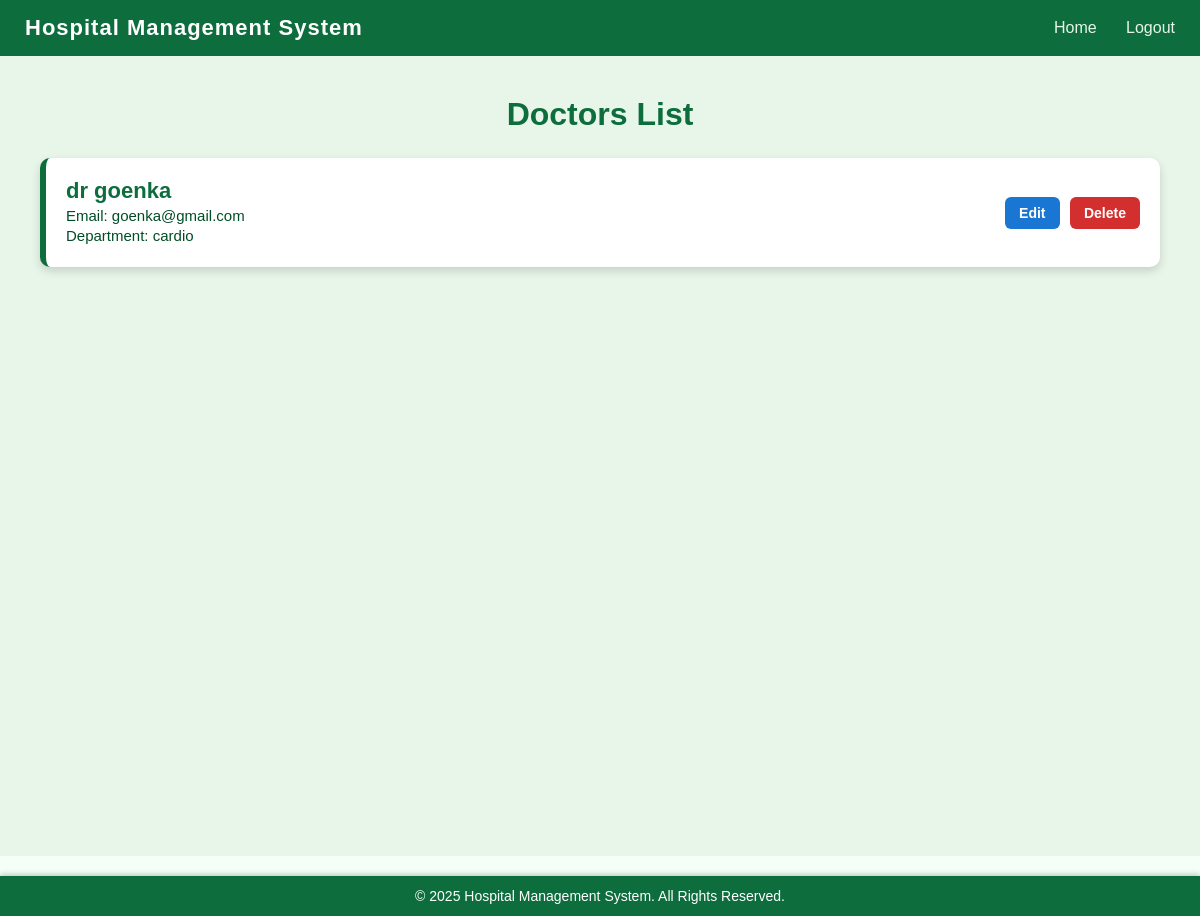
The page /admin_dashboard/view_doctor/2 (signed in) on the database as committed earlier.
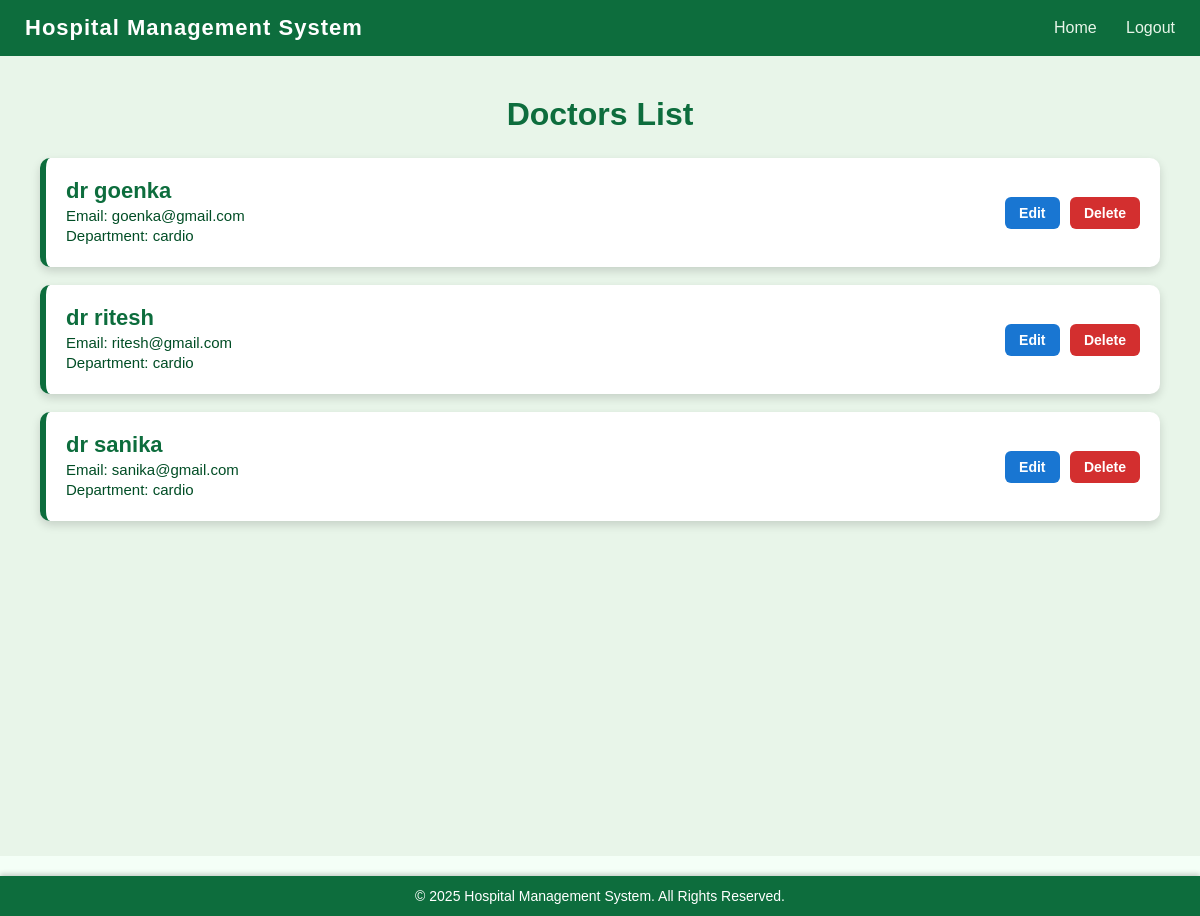
The same page on the database as committed later.
### app.py (models this page shows)
class User(db.Model):
    __tablename__='users'
    id=db.Column(db.Integer,primary_key=True)
    username=db.Column(db.String(150),unique=True,nullable=False)
    email=db.Column(db.String(150),unique=True,nullable=False)
    password=db.Column(db.String(150),nullable=False)
    role=db.Column(db.String(50),nullable=False)#eg doctor admin patient
    created_at=db.Column(db.DateTime,default=datetime.utcnow)
    department_id=db.Column(db.Integer,db.ForeignKey('departments.id'),nullable=True)
    department=db.relationship("Department",back_populates="doctors")
    experience=db.Column(db.Integer,nullable=True)
    qualifications=db.Column(db.String(250),nullable=True)
    blacklisted=db.Column(db.Boolean, default=False)
    availabilities = db.relationship('DoctorAvailability', back_populates='doctor', cascade="all, delete-orphan")

class Department(db.Model):
    __tablename__='departments'
    id=db.Column(db.Integer,primary_key=True)
    department_name=db.Column(db.String(100),unique=True,nullable=False)
    description=db.Column(db.Text,nullable=True)
    doctors=db.relationship("User",back_populates="department")

### app.py (the view)
@app.route('/admin_dashboard/view_doctor/<int:dept_id>')
def view_dct(dept_id):
    doctors=User.query.filter_by(department_id=dept_id)
    return render_template('view_doctor.html',doctors=doctors)

### templates/view_doctor.html (shortened to what this page needs)
{% extends "base.html" %}
{% block content %}
<div class="page-container">
    <h1 class="page-title">Doctors List</h1>
    {% for doc in doctors %}
    <div class="doctor-card">
        <div class="doctor-info">
            <h3>{{ doc.username }}</h3>
            <p>Email: {{ doc.email }}</p>
            <p>Department: {{ doc.department.department_name }}</p>
        </div>
        <div class="action-buttons">
            <a href="/edit_doctor/{{ doc.id }}" class="edit-btn">Edit</a>
            <a href="{{ url_for('delete_doctor', doctor_id=doc.id) }}" class="delete-btn"
               onclick="return confirm('Are you sure you want to delete this doctor?');">
               Delete
            </a>
        </div>
    </div>
    {% endfor %}
</div>
{% endblock %}

Rows that differ between the two databases and show on the page:
added User: username "dr ritesh", email "ritesh@gmail.com", department.department_name "cardio"
added User: username "dr sanika", email "sanika@gmail.com", department.department_name "cardio"
